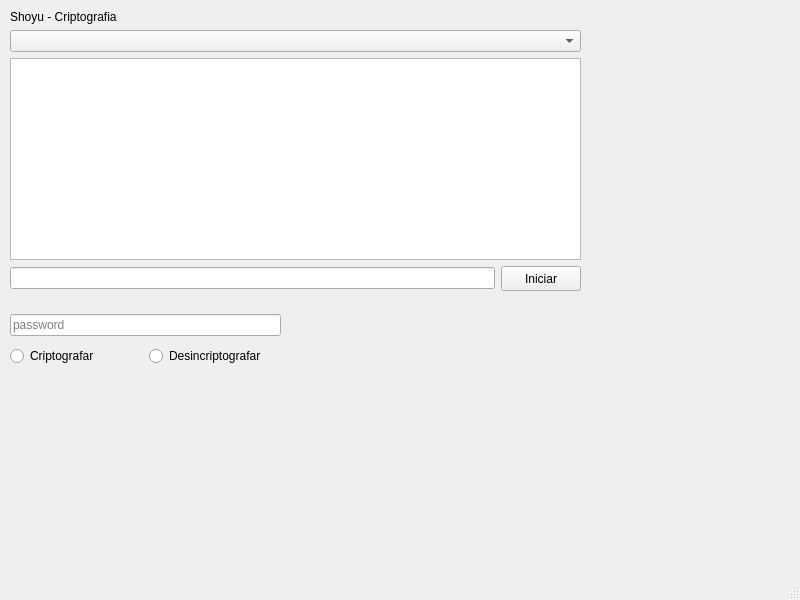
<?xml version="1.0" encoding="UTF-8"?>
<ui version="4.0">
 <class>shoyu</class>
 <widget class="QMainWindow" name="shoyu">
  <property name="geometry">
   <rect>
    <x>0</x>
    <y>0</y>
    <width>800</width>
    <height>600</height>
   </rect>
  </property>
  <property name="windowTitle">
   <string>shoyu</string>
  </property>
  <widget class="QWidget" name="centralwidget">
   <widget class="QLabel" name="erro">
    <property name="geometry">
     <rect>
      <x>290</x>
      <y>326</y>
      <width>291</width>
      <height>41</height>
     </rect>
    </property>
    <property name="text">
     <string/>
    </property>
   </widget>
   <widget class="QWidget" name="">
    <property name="geometry">
     <rect>
      <x>10</x>
      <y>10</y>
      <width>571</width>
      <height>281</height>
     </rect>
    </property>
    <layout class="QVBoxLayout" name="verticalLayout_2">
     <item>
      <widget class="QLabel" name="hello">
       <property name="text">
        <string>Shoyu - Criptografia</string>
       </property>
      </widget>
     </item>
     <item>
      <widget class="QComboBox" name="unidades"/>
     </item>
     <item>
      <widget class="QListWidget" name="pastas"/>
     </item>
     <item>
      <layout class="QHBoxLayout" name="horizontalLayout">
       <item>
        <widget class="QLineEdit" name="caminho"/>
       </item>
       <item>
        <widget class="QPushButton" name="Iniciar">
         <property name="minimumSize">
          <size>
           <width>80</width>
           <height>25</height>
          </size>
         </property>
         <property name="autoFillBackground">
          <bool>false</bool>
         </property>
         <property name="text">
          <string>Iniciar</string>
         </property>
         <property name="autoDefault">
          <bool>false</bool>
         </property>
         <property name="default">
          <bool>false</bool>
         </property>
        </widget>
       </item>
      </layout>
     </item>
    </layout>
   </widget>
   <widget class="QWidget" name="">
    <property name="geometry">
     <rect>
      <x>10</x>
      <y>310</y>
      <width>271</width>
      <height>60</height>
     </rect>
    </property>
    <layout class="QHBoxLayout" name="horizontalLayout_3">
     <item>
      <layout class="QVBoxLayout" name="verticalLayout">
       <item>
        <widget class="QLineEdit" name="password">
         <property name="inputMethodHints">
          <set>Qt::ImhHiddenText|Qt::ImhNoAutoUppercase|Qt::ImhNoPredictiveText|Qt::ImhSensitiveData</set>
         </property>
         <property name="echoMode">
          <enum>QLineEdit::Password</enum>
         </property>
         <property name="placeholderText">
          <string>password</string>
         </property>
        </widget>
       </item>
       <item>
        <layout class="QHBoxLayout" name="horizontalLayout_2">
         <item>
          <widget class="QRadioButton" name="criptografa">
           <property name="text">
            <string>Criptografar</string>
           </property>
          </widget>
         </item>
         <item>
          <widget class="QRadioButton" name="desincriptografa">
           <property name="text">
            <string>Desincriptografar</string>
           </property>
          </widget>
         </item>
        </layout>
       </item>
      </layout>
     </item>
    </layout>
   </widget>
  </widget>
  <widget class="QMenuBar" name="menubar">
   <property name="geometry">
    <rect>
     <x>0</x>
     <y>0</y>
     <width>800</width>
     <height>22</height>
    </rect>
   </property>
  </widget>
  <widget class="QStatusBar" name="statusbar"/>
 </widget>
 <resources/>
 <connections/>
</ui>
